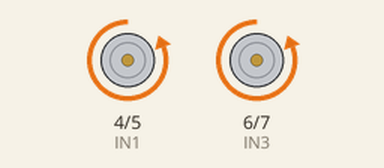
A sketch run on a simulated Arduino Uno, built with avr-gcc and run on an emulated ATmega328P. Shown: motor-driver pin pairs drawn as motors (green arrow = first pin HIGH = forward, orange = second pin HIGH = backward, longer = more drive, scaled by the enable pin).

Above: at 2.5 s.
At 7.5 s:
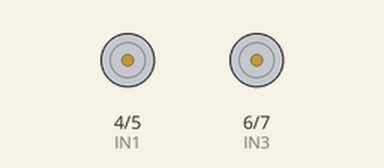
Timing chart, 0 to 13.0 s (numbered marks = the images above):
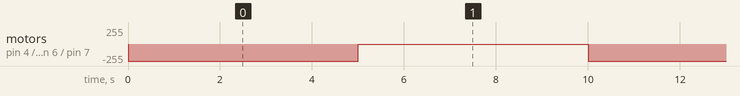

Measured:
- by itself, motor on pin 4 (IN1) / pin 5 (IN2), motor on pin 6 (IN3) / pin 7 (IN4): alternates backward 255/255 for 5.0 s and stopped for 5.0 s

The sketch:

SimpleDrive.ino
```cpp
/*
 * Trace Case (IGEN330 team 304)
 * Preliminary test drive to check the viability of all components
 * -Zayd Khalidi, 10/03/2024
 */

// defines pins numbers
const int ENA = 3;
const int IN1 = 4;
const int IN2 = 5;
const int IN3 = 6;
const int IN4 = 7;
const int ENB = 9;


void setup() {
  pinMode(ENA, OUTPUT);
  pinMode(IN1, OUTPUT);
  pinMode(IN2, OUTPUT);
  pinMode(IN3, OUTPUT);
  pinMode(IN4, OUTPUT);
  pinMode(ENB, OUTPUT);
  Serial.begin(9600);
}

void loop() {


  analogWrite(ENA, 255);
  analogWrite(ENB, 255);

  digitalWrite(IN1, LOW);
  digitalWrite(IN2, HIGH);
  digitalWrite(IN3, LOW);
  digitalWrite(IN4, HIGH);
  delay(5000);

  digitalWrite(IN1, LOW);
  digitalWrite(IN2, LOW);
  digitalWrite(IN3, LOW);
  digitalWrite(IN4, LOW);
  delay(5000);
}
```
